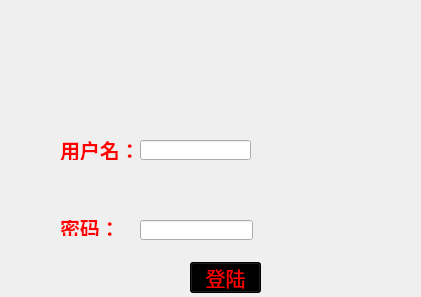
<?xml version="1.0" encoding="UTF-8"?>
<ui version="4.0">
 <class>login</class>
 <widget class="QWidget" name="login">
  <property name="geometry">
   <rect>
    <x>0</x>
    <y>0</y>
    <width>421</width>
    <height>297</height>
   </rect>
  </property>
  <property name="minimumSize">
   <size>
    <width>421</width>
    <height>297</height>
   </size>
  </property>
  <property name="maximumSize">
   <size>
    <width>421</width>
    <height>297</height>
   </size>
  </property>
  <property name="windowTitle">
   <string>Form</string>
  </property>
  <widget class="QLabel" name="label">
   <property name="geometry">
    <rect>
     <x>60</x>
     <y>140</y>
     <width>81</width>
     <height>20</height>
    </rect>
   </property>
   <property name="font">
    <font>
     <pointsize>15</pointsize>
     <weight>75</weight>
     <bold>true</bold>
    </font>
   </property>
   <property name="styleSheet">
    <string notr="true">color: rgb(255, 0, 0);</string>
   </property>
   <property name="text">
    <string>用户名：</string>
   </property>
  </widget>
  <widget class="QLabel" name="label_2">
   <property name="geometry">
    <rect>
     <x>60</x>
     <y>220</y>
     <width>71</width>
     <height>16</height>
    </rect>
   </property>
   <property name="font">
    <font>
     <pointsize>15</pointsize>
     <weight>75</weight>
     <bold>true</bold>
    </font>
   </property>
   <property name="styleSheet">
    <string notr="true">color: rgb(255, 0, 0);</string>
   </property>
   <property name="text">
    <string>密码：</string>
   </property>
  </widget>
  <widget class="QPushButton" name="pushButton">
   <property name="geometry">
    <rect>
     <x>190</x>
     <y>262</y>
     <width>71</width>
     <height>31</height>
    </rect>
   </property>
   <property name="font">
    <font>
     <pointsize>15</pointsize>
    </font>
   </property>
   <property name="styleSheet">
    <string notr="true">background-color: rgb(0, 0, 0);
color: rgb(255, 0, 0);</string>
   </property>
   <property name="text">
    <string>登陆</string>
   </property>
  </widget>
  <widget class="QLineEdit" name="password">
   <property name="geometry">
    <rect>
     <x>140</x>
     <y>220</y>
     <width>113</width>
     <height>20</height>
    </rect>
   </property>
  </widget>
  <widget class="QLineEdit" name="user">
   <property name="geometry">
    <rect>
     <x>140</x>
     <y>140</y>
     <width>111</width>
     <height>20</height>
    </rect>
   </property>
  </widget>
  <widget class="QLabel" name="label_3">
   <property name="geometry">
    <rect>
     <x>0</x>
     <y>0</y>
     <width>421</width>
     <height>301</height>
    </rect>
   </property>
   <property name="minimumSize">
    <size>
     <width>421</width>
     <height>301</height>
    </size>
   </property>
   <property name="maximumSize">
    <size>
     <width>421</width>
     <height>301</height>
    </size>
   </property>
   <property name="font">
    <font>
     <weight>75</weight>
     <bold>true</bold>
    </font>
   </property>
   <property name="styleSheet">
    <string notr="true">border-image: url(:/new/prefix1/jurassic world.jpg);</string>
   </property>
   <property name="text">
    <string/>
   </property>
  </widget>
  <zorder>label_3</zorder>
  <zorder>label</zorder>
  <zorder>label_2</zorder>
  <zorder>pushButton</zorder>
  <zorder>password</zorder>
  <zorder>user</zorder>
 </widget>
 <resources/>
 <connections/>
</ui>
